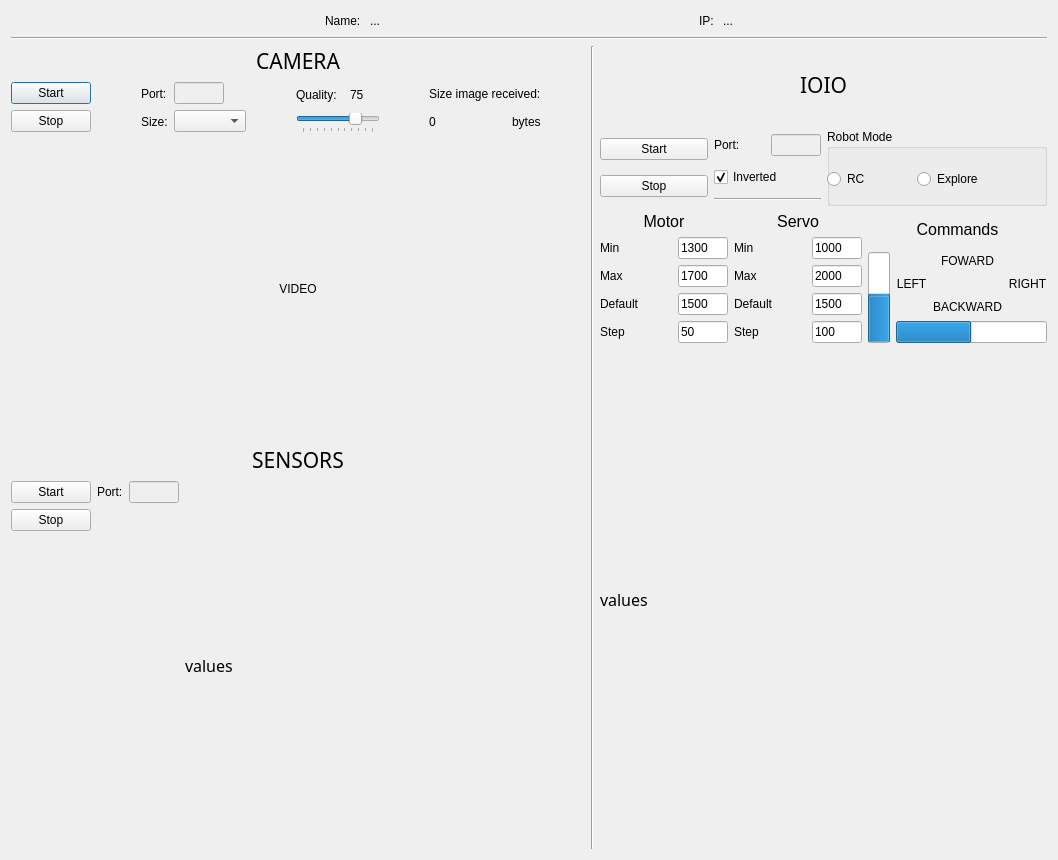
<?xml version="1.0" encoding="UTF-8"?>
<ui version="4.0">
 <class>Android_Dialog</class>
 <widget class="QDialog" name="Android_Dialog">
  <property name="geometry">
   <rect>
    <x>0</x>
    <y>0</y>
    <width>1058</width>
    <height>860</height>
   </rect>
  </property>
  <property name="windowTitle">
   <string>Dialog</string>
  </property>
  <property name="sizeGripEnabled">
   <bool>false</bool>
  </property>
  <layout class="QHBoxLayout" name="horizontalLayout_23">
   <item>
    <layout class="QVBoxLayout" name="verticalLayout_15">
     <item>
      <layout class="QHBoxLayout" name="horizontalLayout_21">
       <item>
        <spacer name="horizontalSpacer_13">
         <property name="orientation">
          <enum>Qt::Horizontal</enum>
         </property>
         <property name="sizeHint" stdset="0">
          <size>
           <width>40</width>
           <height>20</height>
          </size>
         </property>
        </spacer>
       </item>
       <item>
        <widget class="QLabel" name="label_6">
         <property name="text">
          <string>Name: </string>
         </property>
        </widget>
       </item>
       <item>
        <widget class="QLabel" name="phone_label">
         <property name="text">
          <string>...</string>
         </property>
         <property name="scaledContents">
          <bool>true</bool>
         </property>
        </widget>
       </item>
       <item>
        <spacer name="horizontalSpacer_7">
         <property name="orientation">
          <enum>Qt::Horizontal</enum>
         </property>
         <property name="sizeHint" stdset="0">
          <size>
           <width>18</width>
           <height>20</height>
          </size>
         </property>
        </spacer>
       </item>
       <item>
        <widget class="QLabel" name="label_7">
         <property name="text">
          <string>IP: </string>
         </property>
        </widget>
       </item>
       <item>
        <widget class="QLabel" name="IP_label">
         <property name="text">
          <string>...</string>
         </property>
         <property name="scaledContents">
          <bool>true</bool>
         </property>
        </widget>
       </item>
       <item>
        <spacer name="horizontalSpacer_2">
         <property name="orientation">
          <enum>Qt::Horizontal</enum>
         </property>
         <property name="sizeHint" stdset="0">
          <size>
           <width>40</width>
           <height>20</height>
          </size>
         </property>
        </spacer>
       </item>
      </layout>
     </item>
     <item>
      <widget class="Line" name="line_2">
       <property name="orientation">
        <enum>Qt::Horizontal</enum>
       </property>
      </widget>
     </item>
     <item>
      <layout class="QHBoxLayout" name="horizontalLayout_22">
       <item>
        <layout class="QVBoxLayout" name="verticalLayout_14">
         <item>
          <widget class="QLabel" name="label">
           <property name="font">
            <font>
             <family>Ethnocentric</family>
             <pointsize>16</pointsize>
            </font>
           </property>
           <property name="text">
            <string>CAMERA</string>
           </property>
           <property name="alignment">
            <set>Qt::AlignCenter</set>
           </property>
          </widget>
         </item>
         <item>
          <layout class="QHBoxLayout" name="horizontalLayout_7">
           <item>
            <layout class="QVBoxLayout" name="verticalLayout_5">
             <item>
              <widget class="QPushButton" name="camera_start_btn">
               <property name="text">
                <string>Start</string>
               </property>
              </widget>
             </item>
             <item>
              <widget class="QPushButton" name="camera_stop_btn">
               <property name="text">
                <string>Stop</string>
               </property>
              </widget>
             </item>
            </layout>
           </item>
           <item>
            <spacer name="horizontalSpacer_4">
             <property name="orientation">
              <enum>Qt::Horizontal</enum>
             </property>
             <property name="sizeHint" stdset="0">
              <size>
               <width>13</width>
               <height>17</height>
              </size>
             </property>
            </spacer>
           </item>
           <item>
            <layout class="QHBoxLayout" name="horizontalLayout_5">
             <item>
              <layout class="QVBoxLayout" name="verticalLayout_6">
               <item>
                <widget class="QLabel" name="port_cam_label">
                 <property name="text">
                  <string>Port:</string>
                 </property>
                </widget>
               </item>
               <item>
                <widget class="QLabel" name="label_5">
                 <property name="text">
                  <string>Size:</string>
                 </property>
                </widget>
               </item>
              </layout>
             </item>
             <item>
              <layout class="QVBoxLayout" name="verticalLayout_7">
               <item>
                <widget class="QLineEdit" name="cam_port_lineEdit">
                 <property name="enabled">
                  <bool>false</bool>
                 </property>
                 <property name="maximumSize">
                  <size>
                   <width>50</width>
                   <height>16777215</height>
                  </size>
                 </property>
                 <property name="maxLength">
                  <number>6</number>
                 </property>
                </widget>
               </item>
               <item>
                <widget class="QComboBox" name="cam_sizes_box"/>
               </item>
              </layout>
             </item>
            </layout>
           </item>
           <item>
            <spacer name="horizontalSpacer_5">
             <property name="orientation">
              <enum>Qt::Horizontal</enum>
             </property>
             <property name="sizeHint" stdset="0">
              <size>
               <width>13</width>
               <height>17</height>
              </size>
             </property>
            </spacer>
           </item>
           <item>
            <layout class="QVBoxLayout" name="verticalLayout">
             <item>
              <layout class="QHBoxLayout" name="horizontalLayout">
               <item>
                <widget class="QLabel" name="label_3">
                 <property name="text">
                  <string>Quality:</string>
                 </property>
                </widget>
               </item>
               <item>
                <widget class="QLabel" name="compr_rate_label">
                 <property name="maximumSize">
                  <size>
                   <width>30</width>
                   <height>16777215</height>
                  </size>
                 </property>
                 <property name="text">
                  <string>75</string>
                 </property>
                </widget>
               </item>
              </layout>
             </item>
             <item>
              <widget class="QSlider" name="img_compression_Slider">
               <property name="mouseTracking">
                <bool>false</bool>
               </property>
               <property name="maximum">
                <number>100</number>
               </property>
               <property name="singleStep">
                <number>10</number>
               </property>
               <property name="pageStep">
                <number>10</number>
               </property>
               <property name="value">
                <number>75</number>
               </property>
               <property name="sliderPosition">
                <number>75</number>
               </property>
               <property name="tracking">
                <bool>true</bool>
               </property>
               <property name="orientation">
                <enum>Qt::Horizontal</enum>
               </property>
               <property name="invertedAppearance">
                <bool>false</bool>
               </property>
               <property name="tickPosition">
                <enum>QSlider::TicksBelow</enum>
               </property>
               <property name="tickInterval">
                <number>10</number>
               </property>
              </widget>
             </item>
            </layout>
           </item>
           <item>
            <spacer name="horizontalSpacer_9">
             <property name="orientation">
              <enum>Qt::Horizontal</enum>
             </property>
             <property name="sizeHint" stdset="0">
              <size>
               <width>13</width>
               <height>51</height>
              </size>
             </property>
            </spacer>
           </item>
           <item>
            <layout class="QVBoxLayout" name="verticalLayout_8">
             <item>
              <widget class="QLabel" name="label_4">
               <property name="frameShape">
                <enum>QFrame::NoFrame</enum>
               </property>
               <property name="frameShadow">
                <enum>QFrame::Plain</enum>
               </property>
               <property name="text">
                <string>Size image received:</string>
               </property>
              </widget>
             </item>
             <item>
              <layout class="QHBoxLayout" name="horizontalLayout_6">
               <item>
                <widget class="QLabel" name="size_image_label">
                 <property name="text">
                  <string>0</string>
                 </property>
                 <property name="alignment">
                  <set>Qt::AlignCenter</set>
                 </property>
                </widget>
               </item>
               <item>
                <spacer name="horizontalSpacer_6">
                 <property name="orientation">
                  <enum>Qt::Horizontal</enum>
                 </property>
                 <property name="sizeHint" stdset="0">
                  <size>
                   <width>18</width>
                   <height>20</height>
                  </size>
                 </property>
                </spacer>
               </item>
               <item>
                <widget class="QLabel" name="label_9">
                 <property name="text">
                  <string>bytes</string>
                 </property>
                </widget>
               </item>
              </layout>
             </item>
            </layout>
           </item>
           <item>
            <spacer name="horizontalSpacer_8">
             <property name="orientation">
              <enum>Qt::Horizontal</enum>
             </property>
             <property name="sizeHint" stdset="0">
              <size>
               <width>13</width>
               <height>17</height>
              </size>
             </property>
            </spacer>
           </item>
          </layout>
         </item>
         <item>
          <layout class="QHBoxLayout" name="horizontalLayout_8">
           <item>
            <spacer name="horizontalSpacer_10">
             <property name="orientation">
              <enum>Qt::Horizontal</enum>
             </property>
             <property name="sizeHint" stdset="0">
              <size>
               <width>40</width>
               <height>20</height>
              </size>
             </property>
            </spacer>
           </item>
           <item>
            <widget class="QLabel" name="video_label">
             <property name="minimumSize">
              <size>
               <width>300</width>
               <height>300</height>
              </size>
             </property>
             <property name="layoutDirection">
              <enum>Qt::LeftToRight</enum>
             </property>
             <property name="text">
              <string>VIDEO</string>
             </property>
             <property name="scaledContents">
              <bool>true</bool>
             </property>
             <property name="alignment">
              <set>Qt::AlignCenter</set>
             </property>
            </widget>
           </item>
           <item>
            <spacer name="horizontalSpacer_11">
             <property name="orientation">
              <enum>Qt::Horizontal</enum>
             </property>
             <property name="sizeHint" stdset="0">
              <size>
               <width>40</width>
               <height>20</height>
              </size>
             </property>
            </spacer>
           </item>
          </layout>
         </item>
         <item>
          <widget class="QLabel" name="label_2">
           <property name="font">
            <font>
             <family>Ethnocentric</family>
             <pointsize>16</pointsize>
            </font>
           </property>
           <property name="text">
            <string>SENSORS</string>
           </property>
           <property name="alignment">
            <set>Qt::AlignCenter</set>
           </property>
          </widget>
         </item>
         <item>
          <layout class="QHBoxLayout" name="horizontalLayout_3">
           <item>
            <layout class="QVBoxLayout" name="verticalLayout_3">
             <item>
              <widget class="QPushButton" name="sensors_start_btn">
               <property name="text">
                <string>Start</string>
               </property>
              </widget>
             </item>
             <item>
              <widget class="QPushButton" name="sensors_stop_btn">
               <property name="text">
                <string>Stop</string>
               </property>
              </widget>
             </item>
             <item>
              <spacer name="verticalSpacer">
               <property name="orientation">
                <enum>Qt::Vertical</enum>
               </property>
               <property name="sizeHint" stdset="0">
                <size>
                 <width>20</width>
                 <height>40</height>
                </size>
               </property>
              </spacer>
             </item>
            </layout>
           </item>
           <item>
            <layout class="QVBoxLayout" name="verticalLayout_4">
             <item>
              <layout class="QHBoxLayout" name="horizontalLayout_2">
               <item>
                <widget class="QLabel" name="sensors_port_label">
                 <property name="text">
                  <string>Port:</string>
                 </property>
                </widget>
               </item>
               <item>
                <widget class="QLineEdit" name="sensors_port_lineEdit">
                 <property name="enabled">
                  <bool>false</bool>
                 </property>
                 <property name="sizePolicy">
                  <sizepolicy hsizetype="Fixed" vsizetype="Fixed">
                   <horstretch>0</horstretch>
                   <verstretch>0</verstretch>
                  </sizepolicy>
                 </property>
                 <property name="maximumSize">
                  <size>
                   <width>50</width>
                   <height>16777215</height>
                  </size>
                 </property>
                 <property name="maxLength">
                  <number>6</number>
                 </property>
                </widget>
               </item>
              </layout>
             </item>
             <item>
              <spacer name="verticalSpacer_4">
               <property name="orientation">
                <enum>Qt::Vertical</enum>
               </property>
               <property name="sizeHint" stdset="0">
                <size>
                 <width>20</width>
                 <height>40</height>
                </size>
               </property>
              </spacer>
             </item>
            </layout>
           </item>
           <item>
            <widget class="QLabel" name="sensors_vals_label">
             <property name="minimumSize">
              <size>
               <width>400</width>
               <height>100</height>
              </size>
             </property>
             <property name="font">
              <font>
               <family>Optima</family>
               <pointsize>12</pointsize>
               <weight>50</weight>
               <bold>false</bold>
              </font>
             </property>
             <property name="text">
              <string>values</string>
             </property>
            </widget>
           </item>
          </layout>
         </item>
        </layout>
       </item>
       <item>
        <widget class="Line" name="line">
         <property name="orientation">
          <enum>Qt::Vertical</enum>
         </property>
        </widget>
       </item>
       <item>
        <layout class="QVBoxLayout" name="verticalLayout_2">
         <item>
          <widget class="QLabel" name="label_21">
           <property name="font">
            <font>
             <family>Ethnocentric</family>
             <pointsize>16</pointsize>
            </font>
           </property>
           <property name="text">
            <string>IOIO</string>
           </property>
           <property name="alignment">
            <set>Qt::AlignCenter</set>
           </property>
          </widget>
         </item>
         <item>
          <layout class="QHBoxLayout" name="horizontalLayout_4">
           <item>
            <layout class="QHBoxLayout" name="horizontalLayout_11">
             <item>
              <layout class="QVBoxLayout" name="verticalLayout_10">
               <item>
                <widget class="QPushButton" name="ioio_start_btn">
                 <property name="text">
                  <string>Start</string>
                 </property>
                </widget>
               </item>
               <item>
                <widget class="QPushButton" name="ioio_stop_btn">
                 <property name="text">
                  <string>Stop</string>
                 </property>
                </widget>
               </item>
              </layout>
             </item>
             <item>
              <layout class="QVBoxLayout" name="verticalLayout_9">
               <item>
                <layout class="QHBoxLayout" name="horizontalLayout_10">
                 <item>
                  <widget class="QLabel" name="ioio_port_label">
                   <property name="text">
                    <string>Port:</string>
                   </property>
                  </widget>
                 </item>
                 <item>
                  <widget class="QLineEdit" name="ioio_port_lineEdit">
                   <property name="enabled">
                    <bool>false</bool>
                   </property>
                   <property name="sizePolicy">
                    <sizepolicy hsizetype="Fixed" vsizetype="Fixed">
                     <horstretch>0</horstretch>
                     <verstretch>0</verstretch>
                    </sizepolicy>
                   </property>
                   <property name="maximumSize">
                    <size>
                     <width>50</width>
                     <height>16777215</height>
                    </size>
                   </property>
                   <property name="maxLength">
                    <number>6</number>
                   </property>
                  </widget>
                 </item>
                </layout>
               </item>
               <item>
                <widget class="QCheckBox" name="ioio_inv_checkBox">
                 <property name="text">
                  <string>Inverted</string>
                 </property>
                 <property name="checked">
                  <bool>true</bool>
                 </property>
                </widget>
               </item>
               <item>
                <widget class="Line" name="line_4">
                 <property name="orientation">
                  <enum>Qt::Horizontal</enum>
                 </property>
                </widget>
               </item>
              </layout>
             </item>
            </layout>
           </item>
           <item>
            <widget class="QGroupBox" name="mode_groupBox">
             <property name="title">
              <string>Robot Mode</string>
             </property>
             <widget class="QRadioButton" name="rc_radioButton">
              <property name="geometry">
               <rect>
                <x>0</x>
                <y>40</y>
                <width>102</width>
                <height>20</height>
               </rect>
              </property>
              <property name="text">
               <string>RC </string>
              </property>
             </widget>
             <widget class="QRadioButton" name="explore_radioButton">
              <property name="geometry">
               <rect>
                <x>90</x>
                <y>40</y>
                <width>102</width>
                <height>20</height>
               </rect>
              </property>
              <property name="text">
               <string>Explore</string>
              </property>
             </widget>
            </widget>
           </item>
          </layout>
         </item>
         <item>
          <layout class="QHBoxLayout" name="horizontalLayout_20">
           <item>
            <layout class="QHBoxLayout" name="horizontalLayout_19">
             <item>
              <layout class="QVBoxLayout" name="verticalLayout_12">
               <item>
                <widget class="QLabel" name="label_15">
                 <property name="font">
                  <font>
                   <pointsize>12</pointsize>
                  </font>
                 </property>
                 <property name="text">
                  <string>Motor</string>
                 </property>
                 <property name="alignment">
                  <set>Qt::AlignCenter</set>
                 </property>
                </widget>
               </item>
               <item>
                <layout class="QHBoxLayout" name="horizontalLayout_12">
                 <item>
                  <widget class="QLabel" name="label_17">
                   <property name="text">
                    <string>Min</string>
                   </property>
                  </widget>
                 </item>
                 <item>
                  <widget class="QLineEdit" name="motor_min_lineEdit">
                   <property name="maximumSize">
                    <size>
                     <width>50</width>
                     <height>16777215</height>
                    </size>
                   </property>
                   <property name="text">
                    <string>1300</string>
                   </property>
                  </widget>
                 </item>
                </layout>
               </item>
               <item>
                <layout class="QHBoxLayout" name="horizontalLayout_13">
                 <item>
                  <widget class="QLabel" name="label_23">
                   <property name="text">
                    <string>Max</string>
                   </property>
                  </widget>
                 </item>
                 <item>
                  <widget class="QLineEdit" name="motor_max_lineEdit">
                   <property name="maximumSize">
                    <size>
                     <width>50</width>
                     <height>16777215</height>
                    </size>
                   </property>
                   <property name="text">
                    <string>1700</string>
                   </property>
                  </widget>
                 </item>
                </layout>
               </item>
               <item>
                <layout class="QHBoxLayout" name="horizontalLayout_9">
                 <item>
                  <widget class="QLabel" name="label_28">
                   <property name="text">
                    <string>Default</string>
                   </property>
                  </widget>
                 </item>
                 <item>
                  <widget class="QLineEdit" name="default_motor_lineEdit">
                   <property name="maximumSize">
                    <size>
                     <width>50</width>
                     <height>16777215</height>
                    </size>
                   </property>
                   <property name="text">
                    <string>1500</string>
                   </property>
                  </widget>
                 </item>
                </layout>
               </item>
               <item>
                <layout class="QHBoxLayout" name="horizontalLayout_17">
                 <item>
                  <widget class="QLabel" name="label_30">
                   <property name="text">
                    <string>Step</string>
                   </property>
                  </widget>
                 </item>
                 <item>
                  <widget class="QLineEdit" name="step_motor_lineEdit">
                   <property name="maximumSize">
                    <size>
                     <width>50</width>
                     <height>16777215</height>
                    </size>
                   </property>
                   <property name="text">
                    <string>50</string>
                   </property>
                  </widget>
                 </item>
                </layout>
               </item>
              </layout>
             </item>
             <item>
              <layout class="QVBoxLayout" name="verticalLayout_11">
               <item>
                <widget class="QLabel" name="label_16">
                 <property name="font">
                  <font>
                   <pointsize>12</pointsize>
                  </font>
                 </property>
                 <property name="text">
                  <string>Servo</string>
                 </property>
                 <property name="alignment">
                  <set>Qt::AlignCenter</set>
                 </property>
                </widget>
               </item>
               <item>
                <layout class="QHBoxLayout" name="horizontalLayout_14">
                 <item>
                  <widget class="QLabel" name="label_25">
                   <property name="text">
                    <string>Min</string>
                   </property>
                  </widget>
                 </item>
                 <item>
                  <widget class="QLineEdit" name="servo_min_lineEdit">
                   <property name="maximumSize">
                    <size>
                     <width>50</width>
                     <height>16777215</height>
                    </size>
                   </property>
                   <property name="text">
                    <string>1000</string>
                   </property>
                  </widget>
                 </item>
                </layout>
               </item>
               <item>
                <layout class="QHBoxLayout" name="horizontalLayout_15">
                 <item>
                  <widget class="QLabel" name="label_24">
                   <property name="text">
                    <string>Max</string>
                   </property>
                  </widget>
                 </item>
                 <item>
                  <widget class="QLineEdit" name="servo_max_lineEdit">
                   <property name="maximumSize">
                    <size>
                     <width>50</width>
                     <height>16777215</height>
                    </size>
                   </property>
                   <property name="text">
                    <string>2000</string>
                   </property>
                  </widget>
                 </item>
                </layout>
               </item>
               <item>
                <layout class="QHBoxLayout" name="horizontalLayout_16">
                 <item>
                  <widget class="QLabel" name="label_29">
                   <property name="text">
                    <string>Default</string>
                   </property>
                  </widget>
                 </item>
                 <item>
                  <widget class="QLineEdit" name="default_servo_lineEdit">
                   <property name="maximumSize">
                    <size>
                     <width>50</width>
                     <height>16777215</height>
                    </size>
                   </property>
                   <property name="text">
                    <string>1500</string>
                   </property>
                  </widget>
                 </item>
                </layout>
               </item>
               <item>
                <layout class="QHBoxLayout" name="horizontalLayout_18">
                 <item>
                  <widget class="QLabel" name="label_31">
                   <property name="text">
                    <string>Step</string>
                   </property>
                  </widget>
                 </item>
                 <item>
                  <widget class="QLineEdit" name="step_servo_lineEdit">
                   <property name="maximumSize">
                    <size>
                     <width>50</width>
                     <height>16777215</height>
                    </size>
                   </property>
                   <property name="text">
                    <string>100</string>
                   </property>
                  </widget>
                 </item>
                </layout>
               </item>
              </layout>
             </item>
            </layout>
           </item>
           <item>
            <layout class="QVBoxLayout" name="verticalLayout_13">
             <item>
              <widget class="QLabel" name="ioio_label_2">
               <property name="font">
                <font>
                 <pointsize>12</pointsize>
                </font>
               </property>
               <property name="text">
                <string>Commands</string>
               </property>
               <property name="alignment">
                <set>Qt::AlignCenter</set>
               </property>
              </widget>
             </item>
             <item>
              <layout class="QGridLayout" name="gridLayout_4">
               <item row="1" column="1">
                <widget class="QLabel" name="left_label">
                 <property name="layoutDirection">
                  <enum>Qt::LeftToRight</enum>
                 </property>
                 <property name="text">
                  <string>LEFT</string>
                 </property>
                 <property name="alignment">
                  <set>Qt::AlignCenter</set>
                 </property>
                </widget>
               </item>
               <item row="1" column="3">
                <widget class="QLabel" name="right_label">
                 <property name="layoutDirection">
                  <enum>Qt::LeftToRight</enum>
                 </property>
                 <property name="text">
                  <string>RIGHT</string>
                 </property>
                 <property name="alignment">
                  <set>Qt::AlignCenter</set>
                 </property>
                </widget>
               </item>
               <item row="0" column="2">
                <widget class="QLabel" name="up_label">
                 <property name="layoutDirection">
                  <enum>Qt::LeftToRight</enum>
                 </property>
                 <property name="text">
                  <string>FOWARD</string>
                 </property>
                 <property name="alignment">
                  <set>Qt::AlignCenter</set>
                 </property>
                </widget>
               </item>
               <item row="0" column="0" rowspan="4">
                <widget class="QProgressBar" name="motor_progressBar">
                 <property name="minimum">
                  <number>1000</number>
                 </property>
                 <property name="maximum">
                  <number>2000</number>
                 </property>
                 <property name="value">
                  <number>1500</number>
                 </property>
                 <property name="orientation">
                  <enum>Qt::Vertical</enum>
                 </property>
                </widget>
               </item>
               <item row="2" column="2">
                <widget class="QLabel" name="down_label">
                 <property name="layoutDirection">
                  <enum>Qt::LeftToRight</enum>
                 </property>
                 <property name="text">
                  <string>BACKWARD</string>
                 </property>
                 <property name="alignment">
                  <set>Qt::AlignCenter</set>
                 </property>
                </widget>
               </item>
               <item row="3" column="1" colspan="3">
                <widget class="QProgressBar" name="servo_progressBar">
                 <property name="minimum">
                  <number>1000</number>
                 </property>
                 <property name="maximum">
                  <number>2000</number>
                 </property>
                 <property name="value">
                  <number>1500</number>
                 </property>
                 <property name="textVisible">
                  <bool>false</bool>
                 </property>
                </widget>
               </item>
              </layout>
             </item>
            </layout>
           </item>
          </layout>
         </item>
         <item>
          <widget class="QLabel" name="ioio_values_label">
           <property name="minimumSize">
            <size>
             <width>200</width>
             <height>500</height>
            </size>
           </property>
           <property name="font">
            <font>
             <family>Optima</family>
             <pointsize>12</pointsize>
            </font>
           </property>
           <property name="text">
            <string>values</string>
           </property>
          </widget>
         </item>
        </layout>
       </item>
      </layout>
     </item>
    </layout>
   </item>
  </layout>
 </widget>
 <resources/>
 <connections/>
</ui>
